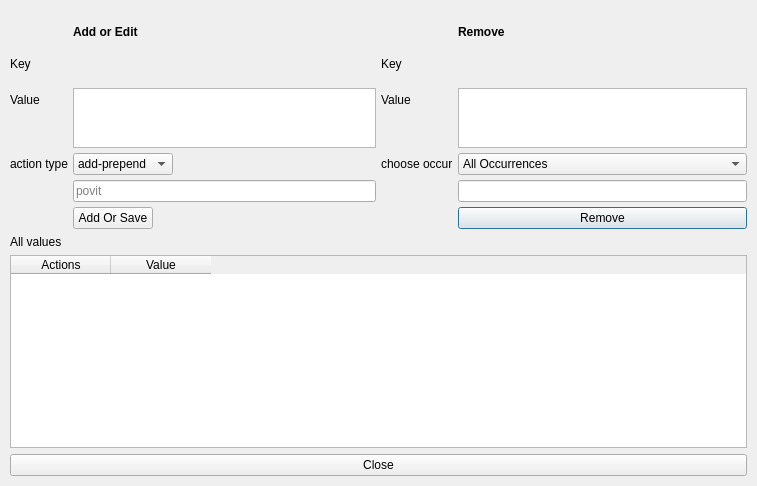
<?xml version="1.0" encoding="UTF-8"?>
<ui version="4.0">
 <class>KeyEditListDialog</class>
 <widget class="QDialog" name="KeyEditListDialog">
  <property name="geometry">
   <rect>
    <x>0</x>
    <y>0</y>
    <width>757</width>
    <height>486</height>
   </rect>
  </property>
  <property name="windowTitle">
   <string>View List Dialog</string>
  </property>
  <layout class="QGridLayout" name="gridLayout">
   <property name="leftMargin">
    <number>10</number>
   </property>
   <property name="topMargin">
    <number>10</number>
   </property>
   <property name="rightMargin">
    <number>10</number>
   </property>
   <property name="bottomMargin">
    <number>10</number>
   </property>
   <item row="1" column="0">
    <layout class="QHBoxLayout" name="horizontalLayout">
     <property name="spacing">
      <number>5</number>
     </property>
     <item>
      <layout class="QFormLayout" name="formLayout">
       <property name="fieldGrowthPolicy">
        <enum>QFormLayout::ExpandingFieldsGrow</enum>
       </property>
       <property name="labelAlignment">
        <set>Qt::AlignLeading|Qt::AlignLeft|Qt::AlignVCenter</set>
       </property>
       <item row="0" column="1">
        <widget class="QLabel" name="label_8">
         <property name="font">
          <font>
           <weight>75</weight>
           <bold>true</bold>
          </font>
         </property>
         <property name="text">
          <string>Add or Edit</string>
         </property>
        </widget>
       </item>
       <item row="1" column="0">
        <widget class="QLabel" name="label">
         <property name="text">
          <string>Key</string>
         </property>
        </widget>
       </item>
       <item row="1" column="1">
        <widget class="QLabel" name="keyField">
         <property name="text">
          <string/>
         </property>
        </widget>
       </item>
       <item row="2" column="0">
        <widget class="QLabel" name="label_4">
         <property name="text">
          <string>Value</string>
         </property>
        </widget>
       </item>
       <item row="2" column="1">
        <widget class="QPlainTextEdit" name="hashValueField">
         <property name="maximumSize">
          <size>
           <width>16777215</width>
           <height>60</height>
          </size>
         </property>
        </widget>
       </item>
       <item row="3" column="0">
        <widget class="QLabel" name="label_3">
         <property name="text">
          <string>action type</string>
         </property>
        </widget>
       </item>
       <item row="3" column="1">
        <widget class="QComboBox" name="actionTypeFiled">
         <item>
          <property name="text">
           <string>add-prepend</string>
          </property>
         </item>
         <item>
          <property name="text">
           <string>add-append</string>
          </property>
         </item>
         <item>
          <property name="text">
           <string>add-after</string>
          </property>
         </item>
         <item>
          <property name="text">
           <string>add-before</string>
          </property>
         </item>
         <item>
          <property name="text">
           <string>edit</string>
          </property>
         </item>
        </widget>
       </item>
       <item row="4" column="0">
        <widget class="QLabel" name="label_10">
         <property name="text">
          <string/>
         </property>
        </widget>
       </item>
       <item row="4" column="1">
        <widget class="QLineEdit" name="listIndexField">
         <property name="placeholderText">
          <string>povit</string>
         </property>
        </widget>
       </item>
       <item row="5" column="1">
        <widget class="QPushButton" name="addHashBtn">
         <property name="cursor">
          <cursorShape>PointingHandCursor</cursorShape>
         </property>
         <property name="text">
          <string>Add Or Save</string>
         </property>
         <property name="autoDefault">
          <bool>false</bool>
         </property>
         <property name="default">
          <bool>true</bool>
         </property>
        </widget>
       </item>
      </layout>
     </item>
     <item>
      <layout class="QFormLayout" name="formLayout_3">
       <property name="labelAlignment">
        <set>Qt::AlignLeading|Qt::AlignLeft|Qt::AlignVCenter</set>
       </property>
       <item row="0" column="1">
        <widget class="QLabel" name="label_9">
         <property name="font">
          <font>
           <weight>75</weight>
           <bold>true</bold>
          </font>
         </property>
         <property name="text">
          <string>Remove</string>
         </property>
        </widget>
       </item>
       <item row="1" column="0">
        <widget class="QLabel" name="label_5">
         <property name="text">
          <string>Key</string>
         </property>
        </widget>
       </item>
       <item row="1" column="1">
        <widget class="QLabel" name="keyField_2">
         <property name="text">
          <string/>
         </property>
        </widget>
       </item>
       <item row="2" column="0">
        <widget class="QLabel" name="label_6">
         <property name="text">
          <string>Value</string>
         </property>
        </widget>
       </item>
       <item row="2" column="1">
        <widget class="QPlainTextEdit" name="hashValueField_2">
         <property name="maximumSize">
          <size>
           <width>16777215</width>
           <height>60</height>
          </size>
         </property>
        </widget>
       </item>
       <item row="3" column="0">
        <widget class="QLabel" name="label_7">
         <property name="text">
          <string>choose occur</string>
         </property>
        </widget>
       </item>
       <item row="3" column="1">
        <widget class="QComboBox" name="comboBox_2">
         <item>
          <property name="text">
           <string>All Occurrences</string>
          </property>
         </item>
         <item>
          <property name="text">
           <string>Occurrences Count</string>
          </property>
         </item>
        </widget>
       </item>
       <item row="4" column="1">
        <widget class="QLineEdit" name="occurrenceLineEdit"/>
       </item>
       <item row="5" column="1">
        <widget class="QPushButton" name="removeBtn">
         <property name="cursor">
          <cursorShape>PointingHandCursor</cursorShape>
         </property>
         <property name="text">
          <string>Remove</string>
         </property>
         <property name="default">
          <bool>true</bool>
         </property>
        </widget>
       </item>
      </layout>
     </item>
    </layout>
   </item>
   <item row="2" column="0">
    <layout class="QVBoxLayout" name="verticalLayout">
     <property name="leftMargin">
      <number>0</number>
     </property>
     <item>
      <widget class="QLabel" name="label_2">
       <property name="text">
        <string>All values</string>
       </property>
      </widget>
     </item>
     <item>
      <widget class="QTableWidget" name="allHashTableWidget">
       <property name="styleSheet">
        <string notr="true">QPushButton{
padding:0px;
margin:5px 2px;
}</string>
       </property>
       <column>
        <property name="text">
         <string>Actions</string>
        </property>
       </column>
       <column>
        <property name="text">
         <string>Value</string>
        </property>
       </column>
      </widget>
     </item>
    </layout>
   </item>
   <item row="3" column="0">
    <widget class="QPushButton" name="closeButton">
     <property name="cursor">
      <cursorShape>PointingHandCursor</cursorShape>
     </property>
     <property name="text">
      <string>Close</string>
     </property>
    </widget>
   </item>
   <item row="0" column="0">
    <widget class="QWidget" name="messageWidget" native="true"/>
   </item>
  </layout>
 </widget>
 <resources/>
 <connections/>
</ui>
